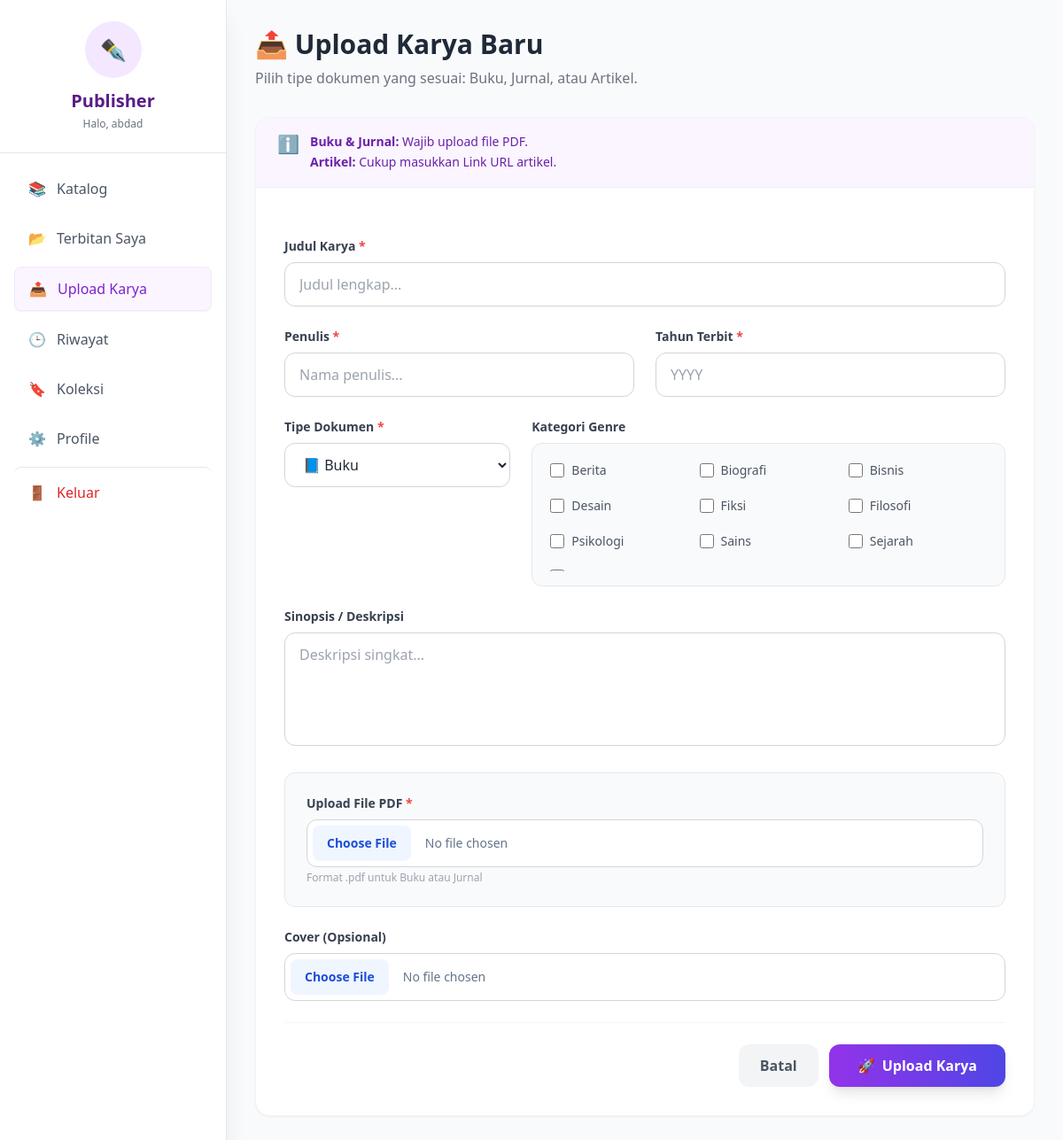
Screenshot of /Frontend/upload.php (signed in) with the database file from the repository.
### tables this page shows
CREATE TABLE `users` (
  `id` int(11) NOT NULL,
  `name` varchar(255) NOT NULL,
  `email` varchar(255) NOT NULL,
  `password` varchar(255) NOT NULL,
  `nim` varchar(50) NOT NULL,
  `role` enum('ADMIN','USER','PENERBIT') DEFAULT 'USER',
  `request_penerbit` enum('0','1') DEFAULT '0',
  `created_at` timestamp NOT NULL DEFAULT current_timestamp()
);

CREATE TABLE `genres` (
  `id` int(11) NOT NULL,
  `name` varchar(100) NOT NULL
);

### Frontend/upload.php (the view, shortened to what this page needs)
<?php
require_once dirname(__DIR__) . '/Backend/config.php';
$user_id = $_SESSION['user_id'];
$u_res = mysqli_query($conn, "SELECT * FROM users WHERE id=$user_id");
$current_user = mysqli_fetch_assoc($u_res);
$genres_list = mysqli_query($conn, "SELECT * FROM genres ORDER BY name ASC");
?>
<!DOCTYPE html>
<html lang="id">
<head>
    <script src="https://cdn.tailwindcss.com"></script>
</head>
<body class="bg-gray-50 font-sans text-gray-800">
    <div class="flex min-h-screen">
        <aside id="sidebar" class="w-64 bg-white shadow-xl fixed inset-y-0 left-0 z-40 border-r transform -translate-x-full lg:translate-x-0 sidebar-transition h-full overflow-y-auto">
            <div class="p-6 border-b flex flex-col items-center relative">
                <div class="w-16 h-16 bg-purple-100 text-purple-600 rounded-full flex items-center justify-center text-2xl mb-3">✒️</div>
                <h1 class="text-xl font-bold text-purple-900">Publisher</h1>
                <p class="text-xs text-gray-500 mt-1">Halo, <?= htmlspecialchars($current_user['name']) ?></p>
            </div>
            <nav class="p-4 space-y-2">
                <a href="dashboard-publisher.php" class="flex items-center gap-3 px-4 py-3 text-gray-600 hover:bg-purple-50 hover:text-purple-700 rounded-lg font-medium transition duration-200"><span>📚</span> Katalog</a>
                <a href="my_publications.php" class="flex items-center gap-3 px-4 py-3 text-gray-600 hover:bg-purple-50 hover:text-purple-700 rounded-lg font-medium transition duration-200"><span>📂</span> Terbitan Saya</a>
                <a href="upload.php" class="flex items-center gap-3 px-4 py-3 bg-purple-50 text-purple-700 rounded-lg font-medium border border-purple-100 shadow-sm"><span>📤</span> Upload Karya</a>
                <a href="history.php" class="flex items-center gap-3 px-4 py-3 text-gray-600 hover:bg-purple-50 hover:text-purple-700 rounded-lg font-medium transition"><span>🕒</span> Riwayat</a>
                <a href="saved_books.php" class="flex items-center gap-3 px-4 py-3 text-gray-600 hover:bg-purple-50 hover:text-purple-700 rounded-lg font-medium transition duration-200"><span>🔖</span> Koleksi</a>
                <a href="profile.php" class="flex items-center gap-3 px-4 py-3 text-gray-600 hover:bg-purple-50 hover:text-purple-700 rounded-lg font-medium transition"><span>⚙️</span> Profile</a>
                <a href="logout.php" class="flex items-center gap-3 px-4 py-3 text-red-600 hover:bg-red-50 rounded-lg mt-auto pt-4 border-t"><span>🚪</span> Keluar</a>
            </nav>
        </aside>
        <main class="flex-1 lg:ml-64 p-4 lg:p-8 transition-all duration-300">
            <div class="max-w-4xl mx-auto">
                <div class="mb-8">
                    <h2 class="text-3xl font-bold text-gray-800 mb-2">📤 Upload Karya Baru</h2>
                    <p class="text-gray-500">Pilih tipe dokumen yang sesuai: Buku, Jurnal, atau Artikel.</p>
                </div>
                <div class="bg-white rounded-2xl shadow-sm border border-gray-100 overflow-hidden">
                    <div class="bg-purple-50 border-b border-purple-100 px-6 py-4 flex items-start gap-3">
                        <span class="text-purple-600 text-xl">ℹ️</span>
                        <p class="text-sm text-purple-800 leading-relaxed">
                            <b>Buku & Jurnal:</b> Wajib upload file PDF.<br>
                            <b>Artikel:</b> Cukup masukkan Link URL artikel.
                        </p>
                    </div>
                    <form method="POST" enctype="multipart/form-data" class="p-6 lg:p-8 space-y-6">
                        <div>
                            <label class="block text-sm font-bold text-gray-700 mb-2">Judul Karya <span class="text-red-500">*</span></label>
                            <input type="text" name="title" required class="w-full px-4 py-3 border border-gray-300 rounded-xl focus:ring-2 focus:ring-purple-200 outline-none transition" placeholder="Judul lengkap...">
                        </div>
                        <div class="grid grid-cols-1 md:grid-cols-2 gap-6">
                            <div>
                                <label class="block text-sm font-bold text-gray-700 mb-2">Penulis <span class="text-red-500">*</span></label>
                                <input type="text" name="author" required class="w-full px-4 py-3 border border-gray-300 rounded-xl focus:ring-2 focus:ring-purple-200 outline-none" placeholder="Nama penulis...">
                            </div>
                            <div>
                                <label class="block text-sm font-bold text-gray-700 mb-2">Tahun Terbit <span class="text-red-500">*</span></label>
                                <input type="number" name="year" required class="w-full px-4 py-3 border border-gray-300 rounded-xl focus:ring-2 focus:ring-purple-200 outline-none" placeholder="YYYY">
                            </div>
                        </div>
                        <div class="grid grid-cols-1 md:grid-cols-3 gap-6">
                            <div class="md:col-span-1">
                                <label class="block text-sm font-bold text-gray-700 mb-2">Tipe Dokumen <span class="text-red-500">*</span></label>
                                <select name="type" id="docType" class="w-full px-4 py-3 border border-gray-300 rounded-xl bg-white focus:ring-2 focus:ring-purple-200 outline-none cursor-pointer">
                                    <option value="BOOK">📘 Buku</option>
                                </select>
                            </div>
                            <div class="md:col-span-2">
                                <label class="block text-sm font-bold text-gray-700 mb-2">Kategori Genre</label>
                                <div class="bg-gray-50 p-4 rounded-xl border border-gray-200">
                                    <div class="grid grid-cols-2 sm:grid-cols-3 gap-3 max-h-32 overflow-y-auto genre-scroll pr-2">
                                        <?php mysqli_data_seek($genres_list, 0);
                                        while ($g = mysqli_fetch_assoc($genres_list)): ?>
                                            <label class="inline-flex items-center space-x-2 cursor-pointer group p-1 hover:bg-white rounded transition">
                                                <input type="checkbox" name="genres[]" value="<?= $g['id'] ?>" class="form-checkbox text-purple-600 rounded focus:ring-purple-500 h-4 w-4 border-gray-300">
                                                <span class="text-sm text-gray-600 group-hover:text-purple-700 font-medium"><?= htmlspecialchars($g['name']) ?></span>
                                            </label>
                                        <?php endwhile; ?>
                                    </div>
                                </div>
                            </div>
                        </div>
                        <div>
                            <label class="block text-sm font-bold text-gray-700 mb-2">Sinopsis / Deskripsi</label>
                            <textarea name="description" class="w-full px-4 py-3 border border-gray-300 rounded-xl h-32 focus:ring-2 focus:ring-purple-200 outline-none resize-none" placeholder="Deskripsi singkat..."></textarea>
                        </div>
                        <div class="bg-gray-50 p-6 rounded-xl border border-gray-200 transition-all duration-300">
                            <div id="inputPDF">
                                <label class="block text-sm font-bold text-gray-700 mb-2">Upload File PDF <span class="text-red-500">*</span></label>
                                <div class="relative">
                                    <input type="file" name="file_book" id="fileBookInput" accept="application/pdf"
                                        class="block w-full text-sm text-slate-500 file:mr-4 file:py-2.5 file:px-4 file:rounded-lg file:border-0 file:text-sm file:font-bold file:bg-blue-50 file:text-blue-700 hover:file:bg-blue-100 cursor-pointer border border-gray-300 rounded-xl p-1.5 bg-white focus:outline-none focus:ring-2 focus:ring-blue-200">
                                </div>
                                <p class="text-xs text-gray-400 mt-1">Format .pdf untuk Buku atau Jurnal</p>
                            </div>
                        </div>
                        <div class="relative group mt-4">
                            <label class="block text-sm font-bold text-gray-700 mb-2">Cover (Opsional)</label>
                            <input type="file" name="cover" accept="image/*"
                                class="block w-full text-sm text-slate-500 file:mr-4 file:py-2.5 file:px-4 file:rounded-lg file:border-0 file:text-sm file:font-bold file:bg-blue-50 file:text-blue-700 hover:file:bg-blue-100 cursor-pointer border border-gray-300 rounded-xl p-1.5 bg-white focus:outline-none focus:ring-2 focus:ring-blue-200">
                        </div>
                        <div class="pt-6 border-t border-gray-100 flex justify-end gap-3">
                            <a href="dashboard-publisher.php" class="px-6 py-3 rounded-xl font-bold text-gray-600 bg-gray-100 hover:bg-gray-200 transition">Batal</a>
                            <button type="submit" class="px-8 py-3 bg-gradient-to-r from-purple-600 to-indigo-600 text-white rounded-xl font-bold shadow-lg hover:shadow-xl hover:from-purple-700 hover:to-indigo-700 transition transform hover:-translate-y-0.5 flex items-center gap-2">
                                <span>🚀</span> Upload Karya
                            </button>
                        </div>
                    </form>
                </div>
            </div>
        </main>
    </div>
</body>
</html>

### Frontend/upload.php (style rules this page uses)
.sidebar-transition { transition: transform 0.3s ease-in-out; }

### rows the page displays
users: name "abdad"
genres: name "Berita"
genres: name "Biografi"
genres: name "Bisnis"
genres: name "Desain"
genres: name "Fiksi"
genres: name "Filosofi"
genres: name "Psikologi"
genres: name "Sains"
genres: name "Sejarah"
